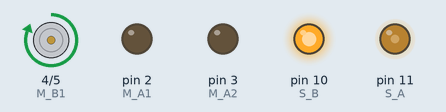
This sketch was run on a simulated Arduino Uno, built with avr-gcc and run on an emulated ATmega328P. On the bench: motor-driver pin pairs drawn as motors (green arrow = first pin HIGH = forward, orange = second pin HIGH = backward, longer = more drive), output pins drawn as LEDs (lit = HIGH).

Above: at 0.3 s.
Timing chart, 0 to 1.8 s (numbered marks = the images above):
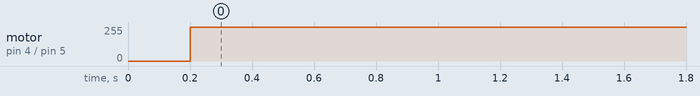

Measured:
- by itself, motor on pin 4 (M_B1) / pin 5 (M_B2): stopped → forward 255/255 at 0.20 s

The sketch:

test_2.ino
```cpp
//motor
int S_A=11; //speed motor a
int M_A1=2; //motor a = +
int M_A2=3; //motor a = -
int M_B1=4; //motor b = -
int M_B2= 5; //motor b = +
int S_B=10; //speed motor b

void setup() {
pinMode(M_B1, OUTPUT);
pinMode(M_B2, OUTPUT);
pinMode(M_A1, OUTPUT);
pinMode(M_A2, OUTPUT);
pinMode(S_B, OUTPUT);
pinMode(S_A, OUTPUT);

analogWrite(S_A, 100);
analogWrite(S_B, 2000);
delay(200);
}
void loop() {
  digitalWrite(M_A1, LOW);
  digitalWrite(M_A2, LOW);
  digitalWrite(M_B1, HIGH);
  digitalWrite(M_B2, LOW);


}
```
